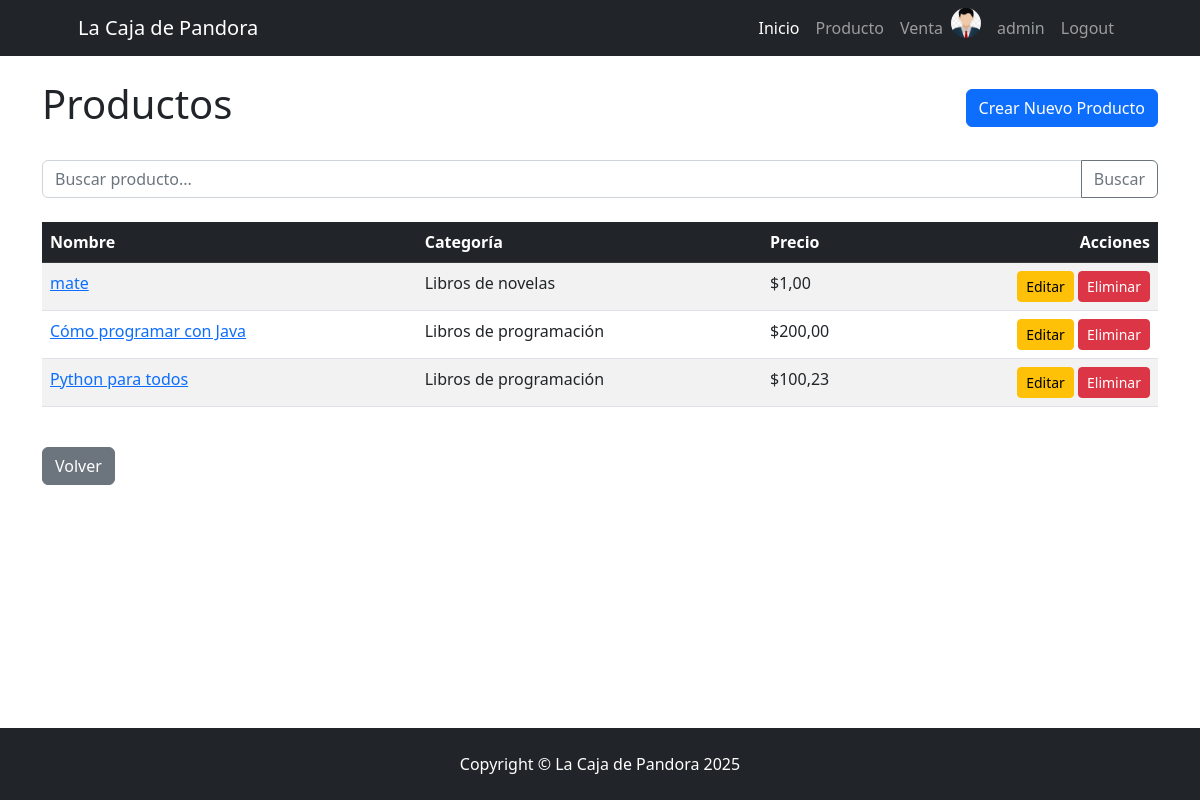
The app's page /producto/producto/ (signed in) with its own data.
### venta/models.py (models this page shows, shortened)
class Vendedor(models.Model):
    usuario = models.OneToOneField(User, on_delete=models.CASCADE, related_name="vendedor")
    celular = models.CharField(max_length=50)
    avatar = models.ImageField(upload_to="avatares", blank=True, null=True)

### producto/models.py (models this page shows, shortened)
class Producto(models.Model):
    categoria = models.ForeignKey(
        Categoria,
        on_delete=models.SET_NULL,
        related_name="categoria",
        null=True,
        blank=True,
    )
    nombre = models.CharField(max_length=200, db_index=True)
    descripcion = models.TextField(null=True, blank=True)
    precio = models.DecimalField(max_digits=10, decimal_places=2)
    stock = models.PositiveIntegerField(default=0)
    disponible = models.BooleanField(default=True)
    creado = models.DateTimeField(auto_now_add=True, editable=False)
    actualizado = models.DateTimeField(auto_now=True, editable=False)
    class Meta:
        ordering = ["categoria", "nombre"]
        verbose_name = "Producto"
        verbose_name_plural = "Productos"

class Categoria(models.Model):
    nombre = models.CharField(max_length=200, unique=True)
    descripcion = models.TextField(verbose_name="descripción", null=True, blank=True)
    def __str__(self):
        return self.nombre
    class Meta:
        ordering = ["nombre"]
        verbose_name = "Categoría de Producto"
        verbose_name_plural = "Categorías de Productos"

### producto/views/producto.py (the view)
class ProductoList(ListView):
    model = Producto
    def get_queryset(self):
        queryset = super().get_queryset()
        busqueda = self.request.GET.get("busqueda")
        if busqueda:
            queryset = queryset.filter(
                Q(nombre__icontains=busqueda)
                | Q(descripcion__icontains=busqueda)
                | Q(categoria__nombre__icontains=busqueda)
            ).distinct()
        return queryset

### producto/templates/producto/producto_list.html (shortened to what this page needs)
{% extends 'core/base.html' %}
{% block content %}
    <div class="d-flex justify-content-between align-items-center mb-4">
        <h1>Productos</h1>
        <a href="{% url 'producto:producto_create' %}" class="btn btn-primary">
            Crear Nuevo Producto
        </a>
    </div>
    <form method="get" class="mb-4">
        <div class="input-group">
            <input type="text" name="busqueda" class="form-control" placeholder="Buscar producto..." value="{{ request.GET.busqueda }}">
            <button class="btn btn-outline-secondary" type="submit">Buscar</button>
        </div>
    </form>
    {% if object_list %}
        <div class="table-responsive">
            <table class="table table-striped table-hover">
                <thead class="table-dark">
                    <tr>
                        <th scope="col">Nombre</th>
                        <th scope="col">Categoría</th>
                        <th scope="col">Precio</th>
                        <th scope="col" class="text-end">Acciones</th>
                    </tr>
                </thead>
                <tbody>
                    {% for producto in object_list %}
                        <tr>
                            <td>
                                <a href="{% url 'producto:producto_detail' producto.id %}">{{ producto.nombre }}</a>
                            </td>
                            <td>{{ producto.categoria|default:"Sin categoría" }}</td>
                            <td>${{ producto.precio }}</td>
                            <td class="text-end">
                                <a href="{% url 'producto:producto_update' producto.id %}" class="btn btn-warning btn-sm">Editar</a>
                                <a href="{% url 'producto:producto_delete' producto.id %}" class="btn btn-danger btn-sm">Eliminar</a>
                            </td>
                        </tr>
                    {% endfor %}
                </tbody>
            </table>
        </div>
    {% else %}
        <div class="alert alert-info text-center" role="alert">
            No se encontraron productos. ¡Intenta crear uno nuevo!
        </div>
    {% endif %}
    <div class="mt-4">
        <a href="{% url 'producto:index' %}" class="btn btn-secondary">Volver</a>
    </div>
{% endblock content %}

### templates/navbar.html (shortened to what this page needs)
<nav class="navbar navbar-expand-lg navbar-dark bg-dark">
    <div class="container px-5">
        <a class="navbar-brand" href="{% url 'core:index' %}">La Caja de Pandora</a>
        <div class="collapse navbar-collapse" id="navbarSupportedContent">
            <ul class="navbar-nav ms-auto mb-2 mb-lg-0">
                <li class="nav-item"><a class="nav-link active" aria-current="page" href="{% url 'core:index' %}">Inicio</a></li>
                {% if user.is_authenticated %}
                    <li class="nav-item"><a class="nav-link" href="{% url 'producto:index' %}">Producto</a></li>
                    <li class="nav-item"><a class="nav-link" href="{% url 'venta:index' %}">Venta</a></li>
                    {% if user.vendedor.avatar %}
                        <img src="{{ user.vendedor.avatar.url }}" alt="avatar" class="rounded-circle me-2" style="height: 30px; width: 30px; object-fit: cover;">
                    {% else %}
                        <i class="bi bi-person-circle fs-4 me-2">😊</i>
                    {% endif %}
                    <li class="nav-item"><a class="nav-link" href="{% url 'core:profile' %}">{{ user.username }}</a></li>
                    <form action="{% url 'core:logout' %}" method="post">
                        <li class="nav-item"><button class="nav-link" type="submit">Logout</button></li>
                    </form>
                {% else %}
                    <li class="nav-item"><a class="nav-link" href="{% url 'core:login' %}">Login</a></li>
                    <li class="nav-item"><a class="nav-link" href="{% url 'core:register' %}">Registrarse</a></li>
                {% endif %}
            </ul>
        </div>
    </div>
</nav>

### records on screen
Producto: nombre "mate", categoria "Libros de novelas", precio "1,00"
Producto: nombre "Cómo programar con Java", categoria "Libros de programación", precio "200,00"
Producto: nombre "Python para todos", categoria "Libros de programación", precio "100,23"

### other values on screen
{{ user.username }} "admin"
